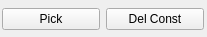
<?xml version="1.0" encoding="UTF-8"?>
<ui version="4.0">
 <class>Form</class>
 <widget class="QWidget" name="Form">
  <property name="geometry">
   <rect>
    <x>0</x>
    <y>0</y>
    <width>207</width>
    <height>37</height>
   </rect>
  </property>
  <property name="windowTitle">
   <string>Form</string>
  </property>
  <widget class="QWidget" name="">
   <property name="geometry">
    <rect>
     <x>2</x>
     <y>3</y>
     <width>202</width>
     <height>33</height>
    </rect>
   </property>
   <layout class="QHBoxLayout" name="horizontalLayout">
    <item>
     <widget class="QPushButton" name="pickBtn">
      <property name="text">
       <string>Pick</string>
      </property>
     </widget>
    </item>
    <item>
     <widget class="QPushButton" name="delBtn">
      <property name="text">
       <string>Del Const</string>
      </property>
     </widget>
    </item>
   </layout>
  </widget>
 </widget>
 <resources/>
 <connections/>
</ui>
